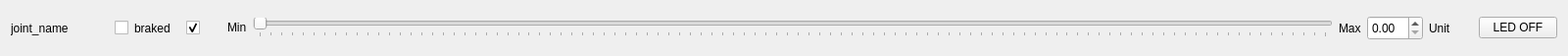
<?xml version="1.0" encoding="UTF-8"?>
<ui version="4.0">
 <class>SliderWidget</class>
 <widget class="QWidget" name="SliderWidget">
  <property name="geometry">
   <rect>
    <x>0</x>
    <y>0</y>
    <width>1600</width>
    <height>57</height>
   </rect>
  </property>
  <property name="sizePolicy">
   <sizepolicy hsizetype="Preferred" vsizetype="Fixed">
    <horstretch>0</horstretch>
    <verstretch>0</verstretch>
   </sizepolicy>
  </property>
  <property name="minimumSize">
   <size>
    <width>600</width>
    <height>0</height>
   </size>
  </property>
  <property name="maximumSize">
   <size>
    <width>1600</width>
    <height>1000</height>
   </size>
  </property>
  <property name="baseSize">
   <size>
    <width>0</width>
    <height>20</height>
   </size>
  </property>
  <property name="windowTitle">
   <string>Form</string>
  </property>
  <layout class="QHBoxLayout" name="horizontalLayout_7">
   <item>
    <layout class="QHBoxLayout" name="horizontalLayout_4">
     <item>
      <widget class="QLabel" name="JointLabel">
       <property name="sizePolicy">
        <sizepolicy hsizetype="Fixed" vsizetype="Preferred">
         <horstretch>0</horstretch>
         <verstretch>0</verstretch>
        </sizepolicy>
       </property>
       <property name="minimumSize">
        <size>
         <width>100</width>
         <height>0</height>
        </size>
       </property>
       <property name="maximumSize">
        <size>
         <width>16000</width>
         <height>50</height>
        </size>
       </property>
       <property name="text">
        <string>joint_name</string>
       </property>
      </widget>
     </item>
     <item>
      <widget class="QCheckBox" name="JointEnabled">
       <property name="text">
        <string/>
       </property>
       <property name="tristate">
        <bool>false</bool>
       </property>
      </widget>
     </item>
     <item>
      <widget class="QLabel" name="joint_braked">
       <property name="text">
        <string>braked   </string>
       </property>
      </widget>
     </item>
     <item>
      <widget class="QCheckBox" name="joint_is_braked">
       <property name="text">
        <string/>
       </property>
       <property name="checked">
        <bool>true</bool>
       </property>
      </widget>
     </item>
     <item>
      <layout class="QHBoxLayout" name="PID_Layout"/>
     </item>
     <item>
      <layout class="QHBoxLayout" name="horizontalLayout_3">
       <property name="spacing">
        <number>6</number>
       </property>
       <property name="leftMargin">
        <number>22</number>
       </property>
       <item>
        <widget class="QLabel" name="Min">
         <property name="minimumSize">
          <size>
           <width>0</width>
           <height>0</height>
          </size>
         </property>
         <property name="maximumSize">
          <size>
           <width>150</width>
           <height>28</height>
          </size>
         </property>
         <property name="text">
          <string>Min</string>
         </property>
        </widget>
       </item>
       <item>
        <widget class="QSlider" name="ValueSlider">
         <property name="singleStep">
          <number>1</number>
         </property>
         <property name="orientation">
          <enum>Qt::Horizontal</enum>
         </property>
         <property name="tickPosition">
          <enum>QSlider::TicksBelow</enum>
         </property>
         <property name="tickInterval">
          <number>0</number>
         </property>
        </widget>
       </item>
       <item>
        <widget class="QLabel" name="Max">
         <property name="text">
          <string>Max</string>
         </property>
        </widget>
       </item>
      </layout>
     </item>
     <item>
      <layout class="QHBoxLayout" name="horizontalLayout_2">
       <item>
        <widget class="QDoubleSpinBox" name="ValueBox">
         <property name="minimumSize">
          <size>
           <width>25</width>
           <height>0</height>
          </size>
         </property>
         <property name="maximumSize">
          <size>
           <width>150</width>
           <height>25</height>
          </size>
         </property>
        </widget>
       </item>
      </layout>
     </item>
     <item>
      <widget class="QLabel" name="Unit">
       <property name="text">
        <string>Unit       </string>
       </property>
      </widget>
     </item>
     <item>
      <widget class="QPushButton" name="LED_ON_OFF">
       <property name="text">
        <string>LED OFF</string>
       </property>
      </widget>
     </item>
    </layout>
   </item>
  </layout>
 </widget>
 <resources/>
 <connections/>
</ui>
